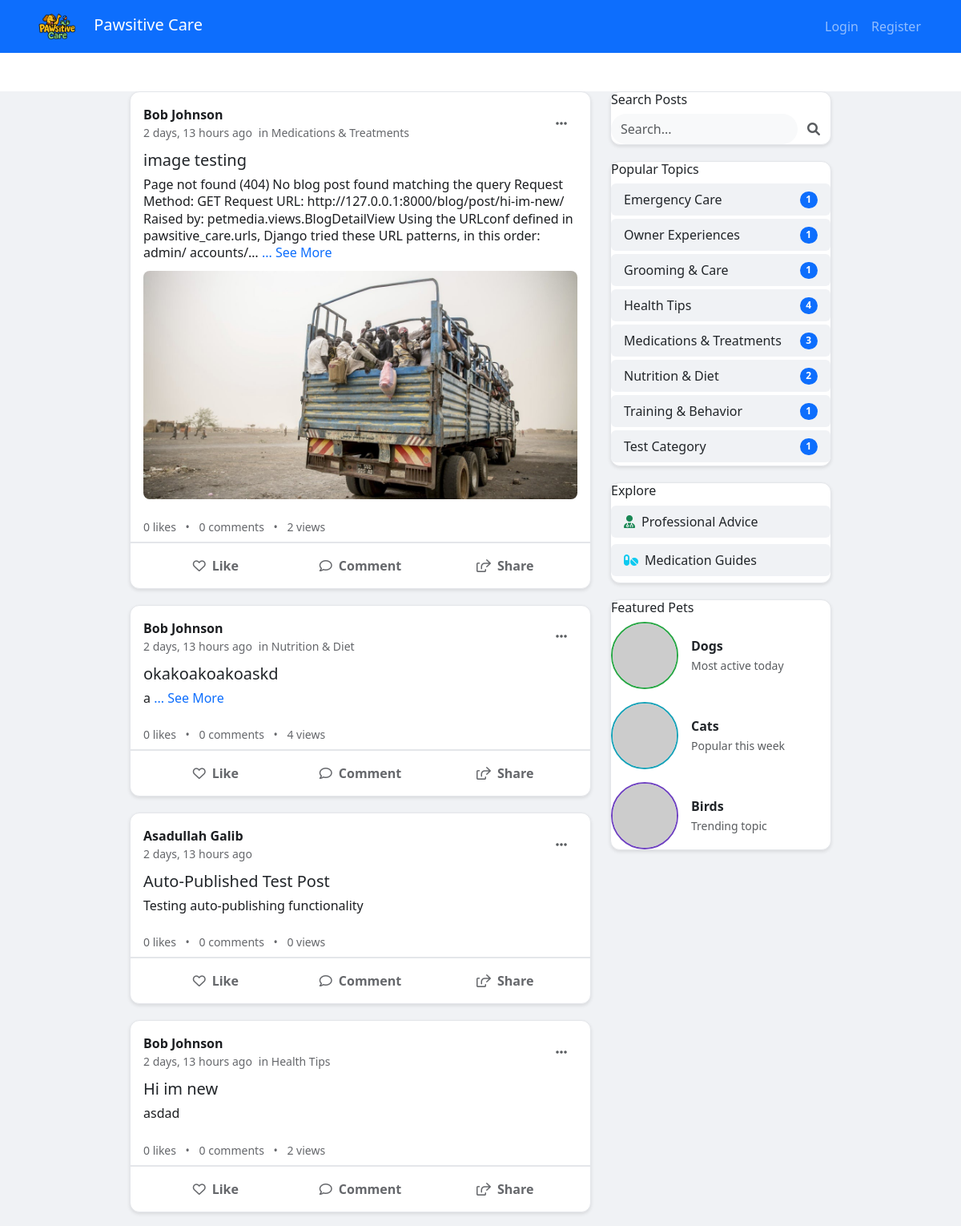
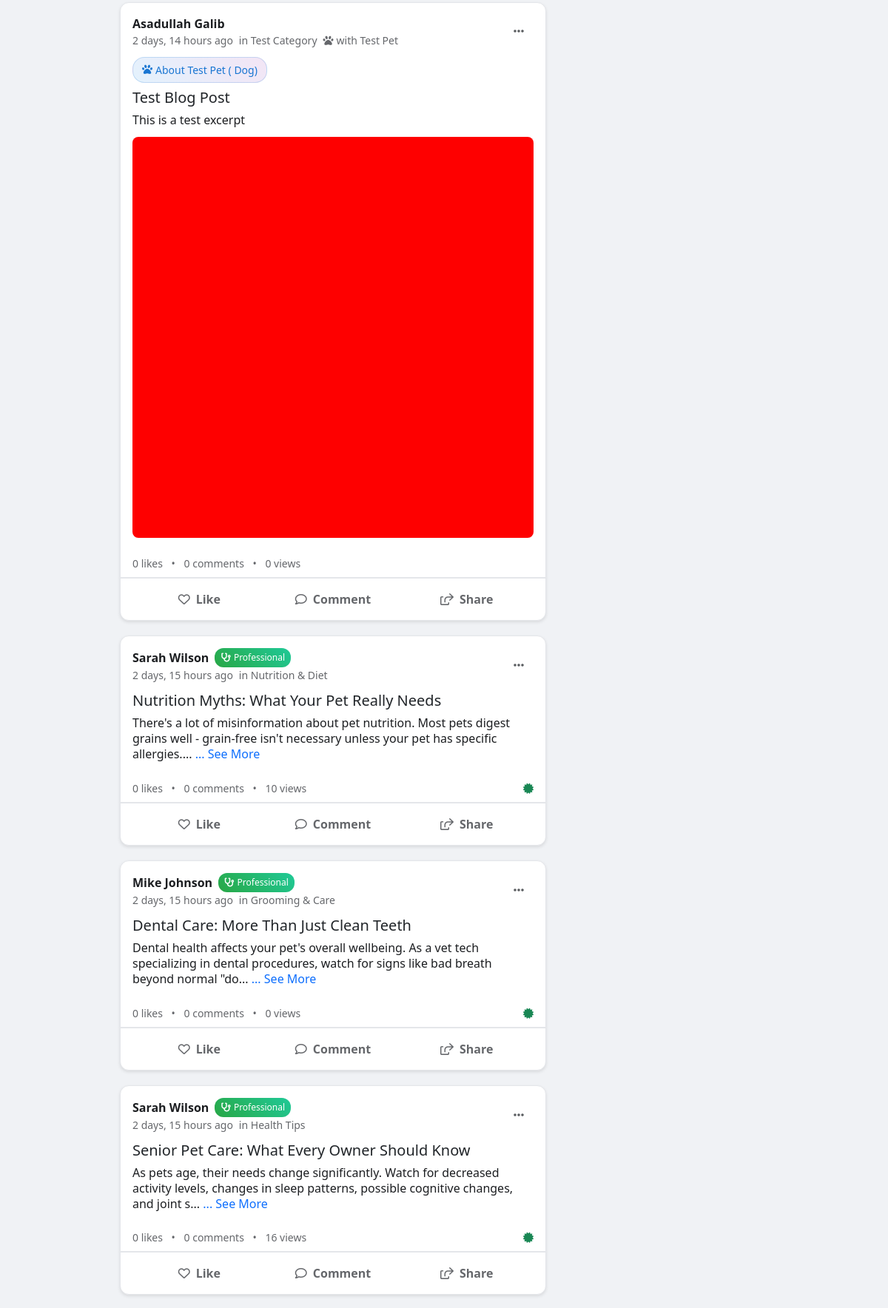
Screenshot of /blog/ (upper part) with the database file from the repository (2 pictures, top to bottom).
### petmedia/models.py (models this page shows, shortened)
class BlogPost(models.Model):
    id = models.UUIDField(primary_key=True, default=uuid.uuid4, editable=False)
    title = models.CharField(
        max_length=200,
        validators=[MinLengthValidator(5)],
        help_text="Blog post title"
    )
    content = models.TextField(
        validators=[MinLengthValidator(50)],
        help_text="Full blog post content"
    )
    excerpt = models.TextField(
        max_length=300,
        help_text="Short excerpt for previews"
    )
    author = models.ForeignKey(User, on_delete=models.CASCADE, related_name='blog_posts')
    category = models.ForeignKey(BlogCategory, on_delete=models.SET_NULL, null=True)
    related_pet = models.ForeignKey(
        Pet,
        on_delete=models.SET_NULL,
        null=True,
        blank=True,
        help_text="Pet this post is about (optional)"
    )
    is_professional_advice = models.BooleanField(
        default=False,
        help_text="Is this professional veterinary advice?"
    )
    medical_disclaimer = models.TextField(
        blank=True,
        help_text="Medical disclaimer for professional posts"
    )
    medication_name = models.CharField(
        max_length=100,
        blank=True,
        help_text="Name of medication discussed"
    )
    dosage_info = models.TextField(
        blank=True,
        help_text="Dosage information (for reference only)"
    )
    side_effects = models.TextField(
        blank=True,
        help_text="Known side effects"
    )
    slug = models.SlugField(max_length=250, unique=True, blank=True)
    meta_description = models.CharField(max_length=160, blank=True)
    featured_image = models.ImageField(
        upload_to='blog_images/',
        blank=True,
        null=True
    )
    is_published = models.BooleanField(default=True)
    is_featured = models.BooleanField(default=False)
    views_count = models.PositiveIntegerField(default=0)
    likes_count = models.PositiveIntegerField(default=0)
    created_at = models.DateTimeField(auto_now_add=True)
    updated_at = models.DateTimeField(auto_now=True)
    published_at = models.DateTimeField(null=True, blank=True)
    class Meta:
        ordering = ['-created_at']

class BlogCategory(models.Model):
    MEDICATION = 'MEDICATION'
    HEALTH_TIPS = 'HEALTH_TIPS'
    NUTRITION = 'NUTRITION'
    TRAINING = 'TRAINING'
    GROOMING = 'GROOMING'
    EMERGENCY = 'EMERGENCY'
    EXPERIENCE = 'EXPERIENCE'
    CATEGORY_CHOICES = [
        (MEDICATION, 'Medications & Treatments'),
        (HEALTH_TIPS, 'Health Tips'),
        (NUTRITION, 'Nutrition & Diet'),
        (TRAINING, 'Training & Behavior'),
        (GROOMING, 'Grooming & Care'),
        (EMERGENCY, 'Emergency Care'),
        (EXPERIENCE, 'Owner Experiences'),
    ]
    name = models.CharField(max_length=20, choices=CATEGORY_CHOICES, unique=True)
    description = models.TextField(blank=True)
    icon = models.CharField(max_length=50, blank=True)
    is_active = models.BooleanField(default=True)
    created_at = models.DateTimeField(auto_now_add=True)
    def __str__(self):
        return self.get_name_display()
    class Meta:
        verbose_name_plural = "Blog Categories"

### accounts/models.py (models this page shows, shortened)
class CustomUser(AbstractUser):
    ROLE_CHOICES = [
        ('admin', 'Admin'),
        ('vet', 'Veterinarian'),
        ('staff', 'Staff'),
        ('client', 'Client'),
    ]
    phone = models.CharField(max_length=20, blank=False)
    address = models.TextField(blank=False)
    role = models.CharField(max_length=10, choices=ROLE_CHOICES, default='client')

### pets/models.py (models this page shows, shortened)
class Pet(models.Model):
    SPECIES_CHOICES = [
        ('DOG', 'Dog'),
        ('CAT', 'Cat'),
        ('BIRD', 'Bird'),
        ('RABBIT', 'Rabbit'),
        ('HAMSTER', 'Hamster'),
        ('GUINEA_PIG', 'Guinea Pig'),
        ('FISH', 'Fish'),
        ('TURTLE', 'Turtle'),
        ('SNAKE', 'Snake'),
        ('LIZARD', 'Lizard'),
        ('FERRET', 'Ferret'),
        ('HORSE', 'Horse'),
        ('CHICKEN', 'Chicken'),
        ('PARROT', 'Parrot'),
        ('OTHER', 'Other'),
    ]
    GENDER_CHOICES = [
        ('M', 'Male'),
        ('F', 'Female'),
        ('U', 'Unknown'),
    ]
    name = models.CharField(max_length=100)
    species = models.CharField(max_length=10, choices=SPECIES_CHOICES)
    breed = models.CharField(max_length=100, blank=True)
    age = models.IntegerField(help_text="Age in years", null=True, blank=True)
    gender = models.CharField(max_length=1, choices=GENDER_CHOICES, default='U')
    weight = models.DecimalField(max_digits=5, decimal_places=2, null=True, blank=True)
    color = models.CharField(max_length=50, blank=True)
    microchip_id = models.CharField(max_length=50, blank=True, unique=True)
    owner = models.ForeignKey(settings.AUTH_USER_MODEL, on_delete=models.CASCADE, related_name='pets')
    medical_conditions = models.TextField(blank=True)
    special_notes = models.TextField(blank=True)
    vaccination_status = models.CharField(
        max_length=20,
        choices=[
            ('UP_TO_DATE', 'Up to Date'),
            ('DUE_SOON', 'Due Soon'),
            ('OVERDUE', 'Overdue'),
            ('UNKNOWN', 'Unknown')
        ],
        default='UNKNOWN',
        help_text="Current status of pet's vaccinations"
    )
    created_at = models.DateTimeField(auto_now_add=True)
    updated_at = models.DateTimeField(auto_now=True)
    is_active = models.BooleanField(default=True)
    objects = PetQuerySet.as_manager()
    observers = []
    class Meta:
        ordering = ['-created_at']
        indexes = [
            models.Index(fields=['name']),
            models.Index(fields=['owner']),
            models.Index(fields=['species']),
        ]

### petmedia/views.py (the view)
# urls.py: path('', views.BlogListView.as_view(), name='blog_list'),
class BlogListView(ListView):
    model = BlogPost
    template_name = 'petmedia/blog_list.html'
    context_object_name = 'posts'
    paginate_by = 10
    def get_queryset(self):
        return repo_manager.posts.get_published().order_by('-created_at')
    def get_context_data(self, **kwargs):
        context = super().get_context_data(**kwargs)
        context['categories'] = repo_manager.categories.get_active_categories()
        context['featured_posts'] = repo_manager.posts.get_featured_posts()[:3]
        return context

### petmedia/templates/petmedia/blog_list.html (shortened to what this page needs)
{% extends 'base.html' %}
{% load static %}
{% block content %}
<div class="container-fluid mt-4" style="background-color: #f0f2f5; min-height: 100vh;">
  <div class="row justify-content-center">
    <div class="col-lg-6 col-md-8">
      {% for post in posts %}
      <div class="social-post">
        <div class="post-header">
          <div class="d-flex align-items-center">
            <div class="flex-grow-1">
              <div class="d-flex align-items-center">
                <a href="#" class="post-author">
                  {{ post.author.get_full_name|default:post.author.username }}</a>
                {% if post.is_professional_advice %}
                <span class="badge-professional">
                  <i class="fas fa-stethoscope me-1"></i>Professional
                </span>
                {% endif %}
              </div>
              <div class="d-flex align-items-center">
                <span class="post-timestamp">
                  {{ post.created_at|timesince }} ago</span>
                {% if post.category %}
                <span class="post-timestamp ms-2">in
                  {{ post.category }}</span>
                {% endif %}
                {% if post.related_pet %}
                <span class="post-timestamp ms-2">
                  <i class="fas fa-paw me-1"></i>with
                  {{ post.related_pet.name }}
                </span>
                {% endif %}
              </div>
            </div>
            <div class="dropdown">
              <button class="btn btn-link text-muted" type="button" data-bs-toggle="dropdown">
                <i class="fas fa-ellipsis-h"></i>
              </button>
            </div>
          </div>
        </div>
        <div class="post-content">
          {% if post.related_pet %}
          <div class="pet-tag">
            <i class="fas fa-paw me-1"></i>
            About
            {{ post.related_pet.name }} (
            {{ post.related_pet.species|title }})
          </div>
          {% endif %}
          <h5 class="post-title mb-2">
            <a href="{% url 'petmedia:blog_detail' slug=post.slug %}" class="text-decoration-none text-dark">
              {{ post.title }}
            </a>
          </h5>
          <div class="post-text">
            {{ post.excerpt|default:post.content|truncatechars:300 }}
            {% if post.content|length > 300 %}
            <a href="{% url 'petmedia:blog_detail' slug=post.slug %}" class="text-primary text-decoration-none">... See More</a>
            {% endif %}
          </div>
          {% if post.featured_image %}
          <img src="{{ post.featured_image.url }}" alt="{{ post.title }}" class="post-image">
          {% endif %}
        </div>
        <div class="post-stats">
          <div class="d-flex justify-content-between align-items-center">
            <div>
              <span id="like-count-{{ post.id }}">
                {{ post.likes_count|default:0 }}</span> likes
              <span class="mx-2">•</span>
              <span>
                {{ post.comments_count|default:0 }} comments</span>
              <span class="mx-2">•</span>
              <span>
                {{ post.views_count }} views</span>
            </div>
            <div>
              {% if post.is_professional_advice %}
              <i class="fas fa-certificate text-success" title="Verified Professional Advice"></i>
              {% endif %}
            </div>
          </div>
        </div>
        <div class="post-actions">
          <button class="action-btn like-btn" data-post-id="{{ post.id }}" data-liked="false">
            <i class="far fa-heart"></i>
            <span>Like</span>
          </button>
          <button class="action-btn" onclick="window.location.href='{% url 'petmedia:blog_detail' slug=post.slug %}#comments'">
            <i class="far fa-comment"></i>
            <span>Comment</span>
          </button>
          <button class="action-btn share-btn" data-post-url="{% url 'petmedia:blog_detail' slug=post.slug %}">
            <i class="far fa-share-square"></i>
            <span>Share</span>
          </button>
        </div>
      </div>
      {% endfor %}
    </div>
    <div class="col-lg-3 d-none d-lg-block">
      <div class="sidebar-card">
        <div class="card-header bg-transparent border-0 pb-0">
          <h6 class="mb-0">Search Posts</h6>
        </div>
        <div class="card-body pt-2">
          <form method="get" action="{% url 'petmedia:search' %}">
            <div class="input-group">
              <input type="text" class="form-control border-0 bg-light rounded-pill" name="q" placeholder="Search..." value="{{ request.GET.q }}">
              <button class="btn btn-link" type="submit">
                <i class="fas fa-search text-muted"></i>
              </button>
            </div>
          </form>
        </div>
      </div>
      {% if categories %}
      <div class="sidebar-card">
        <div class="card-header bg-transparent border-0 pb-0">
          <h6 class="mb-0">Popular Topics</h6>
        </div>
        <div class="card-body pt-2">
          {% for category in categories %}
          <a href="{% url 'petmedia:category' name=category.name %}" class="d-block text-decoration-none py-2 px-3 rounded mb-1 text-dark" style="background-color: #f0f2f5;">
            <div class="d-flex justify-content-between align-items-center">
              <span>
                {{ category }}</span>
              <span class="badge bg-primary rounded-pill">
                {{ category.blogpost_set.count }}</span>
            </div>
          </a>
          {% endfor %}
        </div>
      </div>
      {% endif %}
      <div class="sidebar-card">
        <div class="card-header bg-transparent border-0 pb-0">
          <h6 class="mb-0">Explore</h6>
        </div>
        <div class="card-body pt-2">
          <a href="{% url 'petmedia:professional_advice' %}" class="d-block text-decoration-none py-2 px-3 rounded mb-2 text-dark" style="background-color: #f0f2f5;">
            <i class="fas fa-user-md text-success me-2"></i>Professional Advice
          </a>
          <a href="{% url 'petmedia:medications' %}" class="d-block text-decoration-none py-2 px-3 rounded mb-2 text-dark" style="background-color: #f0f2f5;">
            <i class="fas fa-pills text-info me-2"></i>Medication Guides
          </a>
        </div>
      </div>
      <div class="sidebar-card">
        <div class="card-header bg-transparent border-0 pb-0">
          <h6 class="mb-0">Featured Pets</h6>
        </div>
        <div class="card-body pt-2">
          <div class="d-flex align-items-center mb-3">
            <img src="https://api.dicebear.com/7.x/bottts/svg?seed=dog&size=40&backgroundColor=28a745" alt="Dog" class="rounded-circle me-3" style="border: 2px solid #28a745;">
            <div>
              <div class="fw-bold">Dogs</div>
              <small class="text-muted">Most active today</small>
            </div>
          </div>
          <div class="d-flex align-items-center mb-3">
            <img src="https://api.dicebear.com/7.x/bottts/svg?seed=cat&size=40&backgroundColor=17a2b8" alt="Cat" class="rounded-circle me-3" style="border: 2px solid #17a2b8;">
            <div>
              <div class="fw-bold">Cats</div>
              <small class="text-muted">Popular this week</small>
            </div>
          </div>
          <div class="d-flex align-items-center">
            <img src="https://api.dicebear.com/7.x/bottts/svg?seed=bird&size=40&backgroundColor=6f42c1" alt="Bird" class="rounded-circle me-3" style="border: 2px solid #6f42c1;">
            <div>
              <div class="fw-bold">Birds</div>
              <small class="text-muted">Trending topic</small>
            </div>
          </div>
        </div>
      </div>
    </div>
  </div>
</div>
{% endblock %}

### rows the page displays
BlogPost: author.get_full_name "Bob Johnson", created_at "2 days, 13 hours", category "Medications & Treatments", title "image testing", excerpt "Page not found (404) No blog post found matching the query Request Method: GET Request URL: http://127.0.0.1:8000/blog/post/hi-im-new/ Raised by: petmedia.views.BlogDetailView Using the URLconf defined in pawsitive_care.urls, Django tried these URL patterns, in this order: admin/ accounts/…", shows "... See More", featured_image (picture), likes_count "0", comments_count "0", views_count "2"
BlogPost: author.get_full_name "Bob Johnson", created_at "2 days, 13 hours", category "Nutrition & Diet", title "okakoakoakoaskd", excerpt "a", shows "... See More", likes_count "0", comments_count "0", views_count "4"
BlogPost: author.get_full_name "Asadullah Galib", created_at "2 days, 13 hours", title "Auto-Published Test Post", excerpt "Testing auto-publishing functionality", likes_count "0", comments_count "0", views_count "0"
BlogPost: author.get_full_name "Bob Johnson", created_at "2 days, 13 hours", category "Health Tips", title "Hi im new", excerpt "asdad", likes_count "0", comments_count "0", views_count "2"
BlogPost: author.get_full_name "Asadullah Galib", created_at "2 days, 14 hours", category "Test Category", related_pet.name "Test Pet", related_pet.species "Dog", title "Test Blog Post", excerpt "This is a test excerpt", featured_image (picture), likes_count "0", comments_count "0", views_count "0"
BlogPost: author.get_full_name "Sarah Wilson", is_professional_advice True (drawn), created_at "2 days, 15 hours", category "Nutrition & Diet", title "Nutrition Myths: What Your Pet Really Needs", excerpt "There's a lot of misinformation about pet nutrition. Most pets digest grains well - grain-free isn't necessary unless your pet has specific allergies....", shows "... See More", likes_count "0", comments_count "0", views_count "10"
BlogPost: author.get_full_name "Mike Johnson", is_professional_advice True (drawn), created_at "2 days, 15 hours", category "Grooming & Care", title "Dental Care: More Than Just Clean Teeth", excerpt "Dental health affects your pet's overall wellbeing. As a vet tech specializing in dental procedures, watch for signs like bad breath beyond normal \"do...", shows "... See More", likes_count "0", comments_count "0", views_count "0"
BlogPost: author.get_full_name "Sarah Wilson", is_professional_advice True (drawn), created_at "2 days, 15 hours", category "Health Tips", title "Senior Pet Care: What Every Owner Should Know", excerpt "As pets age, their needs change significantly. Watch for decreased activity levels, changes in sleep patterns, possible cognitive changes, and joint s...", shows "... See More", likes_count "0", comments_count "0", views_count "16"
BlogCategory: name "Emergency Care", blogpost_set.count "1"
BlogCategory: name "Owner Experiences", blogpost_set.count "1"
BlogCategory: name "Grooming & Care", blogpost_set.count "1"
BlogCategory: name "Health Tips", blogpost_set.count "4"
BlogCategory: name "Medications & Treatments", blogpost_set.count "3"
BlogCategory: name "Nutrition & Diet", blogpost_set.count "2"
BlogCategory: name "Training & Behavior", blogpost_set.count "1"
BlogCategory: name "Test Category", blogpost_set.count "1"
